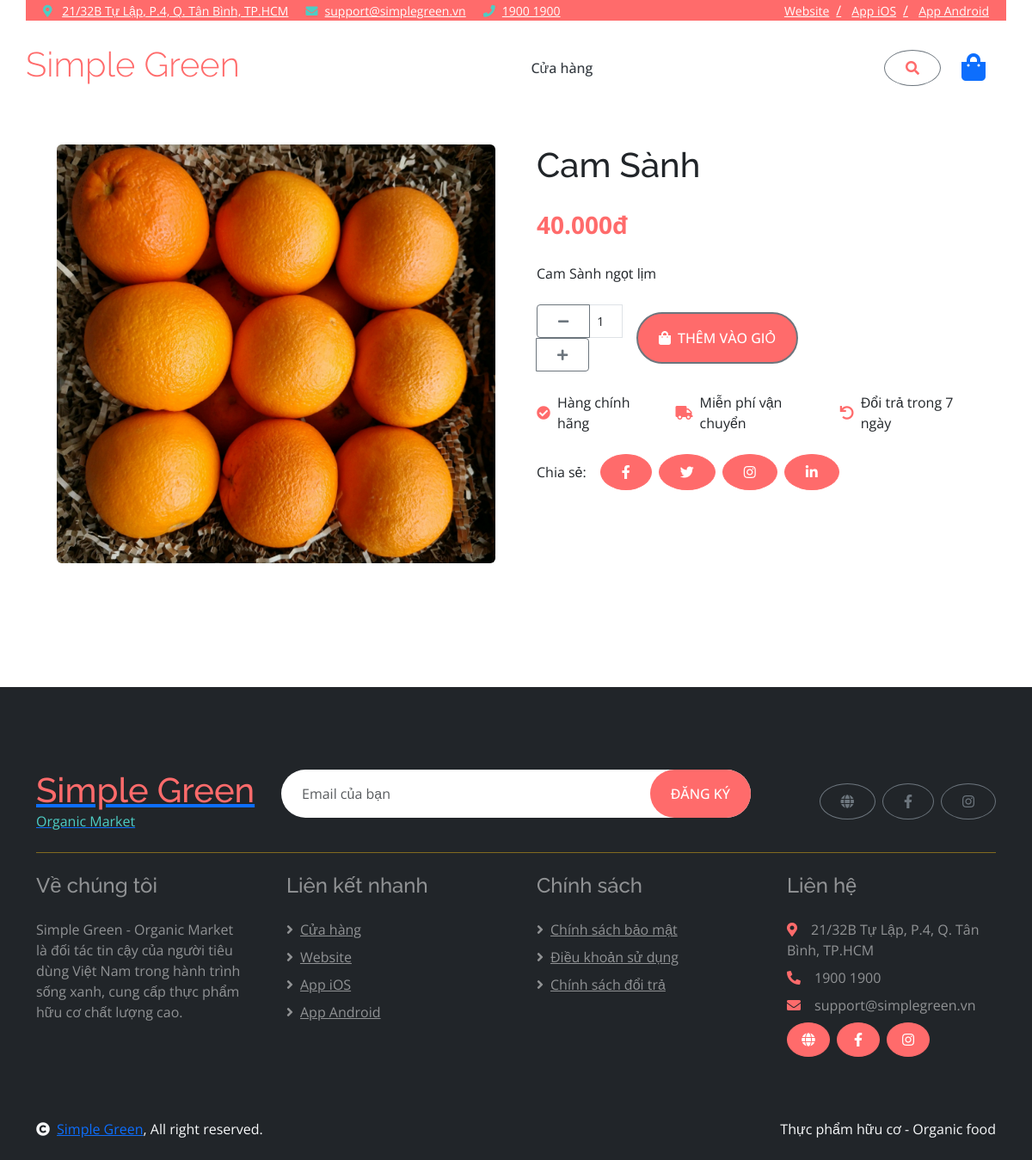
/product.php?id=2, run on the app's committed database.
### tables this page shows
CREATE TABLE products (
  id INT AUTO_INCREMENT PRIMARY KEY,
  name VARCHAR(255) NOT NULL,
  description TEXT,
  price DECIMAL(10,2) NOT NULL,
  image VARCHAR(255),
  category VARCHAR(100),
  discount DECIMAL(5,2) DEFAULT 0,
  created_at TIMESTAMP DEFAULT CURRENT_TIMESTAMP
);

### functions.php (called while the page is built, shortened)
<?php
require_once 'config.php';
function get_product($id) {
    global $pdo;
    $stmt = $pdo->prepare("SELECT * FROM products WHERE id = ?");
    $stmt->execute([$id]);
    return $stmt->fetch();
}

### product.php (the view, shortened to what this page needs)
<?php
require_once 'functions.php';
include 'templates/header.php';
$id = $_GET['id'] ?? 0;
$product = get_product($id);
?>
<div class="container-fluid py-5">
    <div class="container">
        <div class="row g-5">
            <div class="col-lg-6">
                <div class="position-relative bg-light rounded">
                    <img class="img-fluid w-100 rounded" src="/shop/assets/images/<?= htmlspecialchars($product['image']) ?>" alt="<?= htmlspecialchars($product['name']) ?>">
                </div>
            </div>
            <div class="col-lg-6">
                <h1 class="mb-4"><?= htmlspecialchars($product['name']) ?></h1>
                <div class="mb-4">
                    <span class="text-primary fw-bold fs-3"><?= number_format($product['price'], 0, ',', '.') ?>đ</span>
                </div>
                <p class="mb-4"><?= htmlspecialchars($product['description']) ?></p>
                <form action="add_to_cart.php" method="post" class="d-flex align-items-center mb-4">
                    <div class="input-group me-3" style="width: 100px;">
                        <button type="button" class="btn btn-sm btn-outline-secondary" onclick="decreaseQuantity()">
                            <i class="fas fa-minus"></i>
                        </button>
                        <input type="number" name="quantity" id="quantity" class="form-control form-control-sm text-center" value="1" min="1">
                        <button type="button" class="btn btn-sm btn-outline-secondary" onclick="increaseQuantity()">
                            <i class="fas fa-plus"></i>
                        </button>
                    </div>
                    <button type="submit" class="btn btn-primary border-2 border-secondary py-3 px-4 rounded-pill text-white">
                        <i class="fa fa-shopping-bag me-2"></i>Thêm vào giỏ
                    </button>
                </form>
                <div class="d-flex align-items-center mb-4">
                    <div class="d-flex align-items-center me-4">
                        <i class="fas fa-check-circle text-primary me-2"></i>
                        <span>Hàng chính hãng</span>
                    </div>
                    <div class="d-flex align-items-center me-4">
                        <i class="fas fa-truck text-primary me-2"></i>
                        <span>Miễn phí vận chuyển</span>
                    </div>
                    <div class="d-flex align-items-center">
                        <i class="fas fa-undo text-primary me-2"></i>
                        <span>Đổi trả trong 7 ngày</span>
                    </div>
                </div>
                <div class="d-flex align-items-center">
                    <span class="me-3">Chia sẻ:</span>
                    <a class="btn btn-square btn-primary rounded-circle me-2" href=""><i class="fab fa-facebook-f"></i></a>
                    <a class="btn btn-square btn-primary rounded-circle me-2" href=""><i class="fab fa-twitter"></i></a>
                    <a class="btn btn-square btn-primary rounded-circle me-2" href=""><i class="fab fa-instagram"></i></a>
                    <a class="btn btn-square btn-primary rounded-circle" href=""><i class="fab fa-linkedin-in"></i></a>
                </div>
            </div>
        </div>
    </div>
</div>
<?php include 'templates/footer.php'; ?>

### assets/css/style.css (style rules this page uses)
:root { --primary: #FF6B6B; --secondary: #4ECDC4; --light: #F7F7F7; --dark: #343A40; }
body { font-family: 'Open Sans', sans-serif; margin-top: 72px; }
h1, h2, h3, h4, h5, h6 { font-family: 'Raleway', sans-serif; }
.btn { font-weight: 500; text-transform: uppercase; padding: 0.5rem 1.5rem; }
.btn-primary { background-color: var(--primary); border-color: var(--primary); }
.text-primary { color: var(--primary) !important; }

### data on the page
products: image (picture), name "Cam Sành", price "40.000", description "Cam Sành ngọt lịm"
